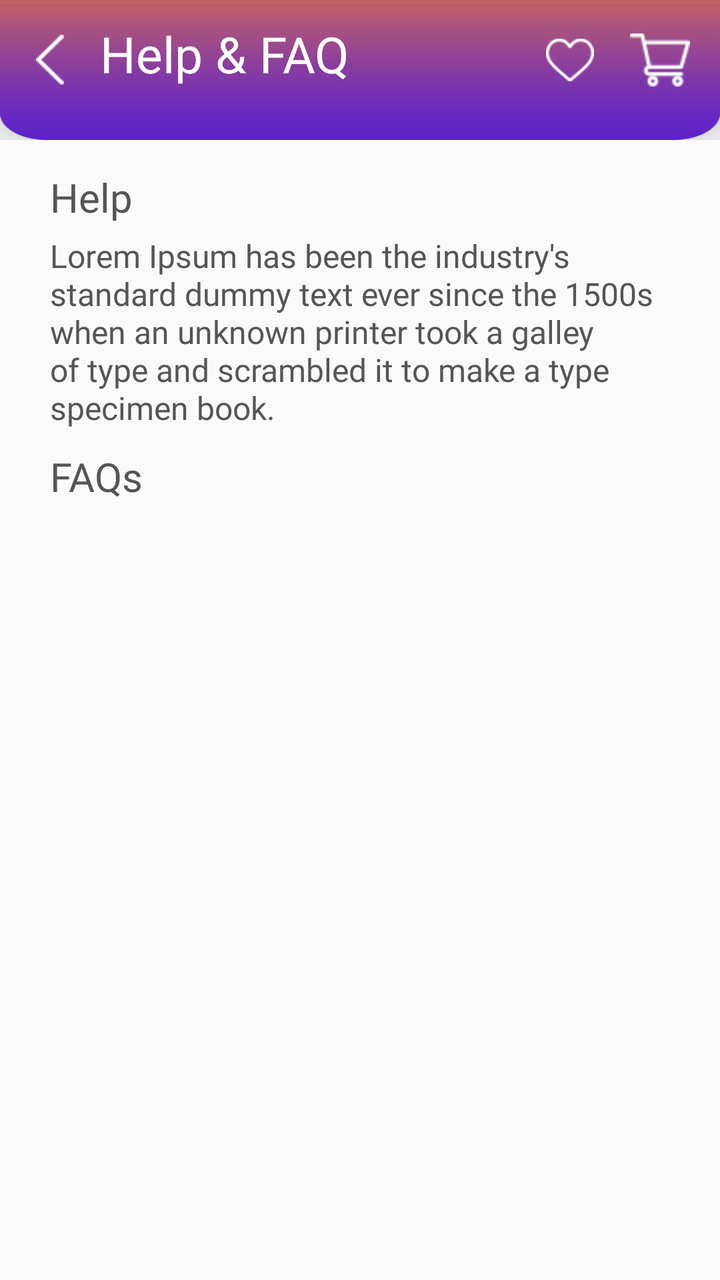
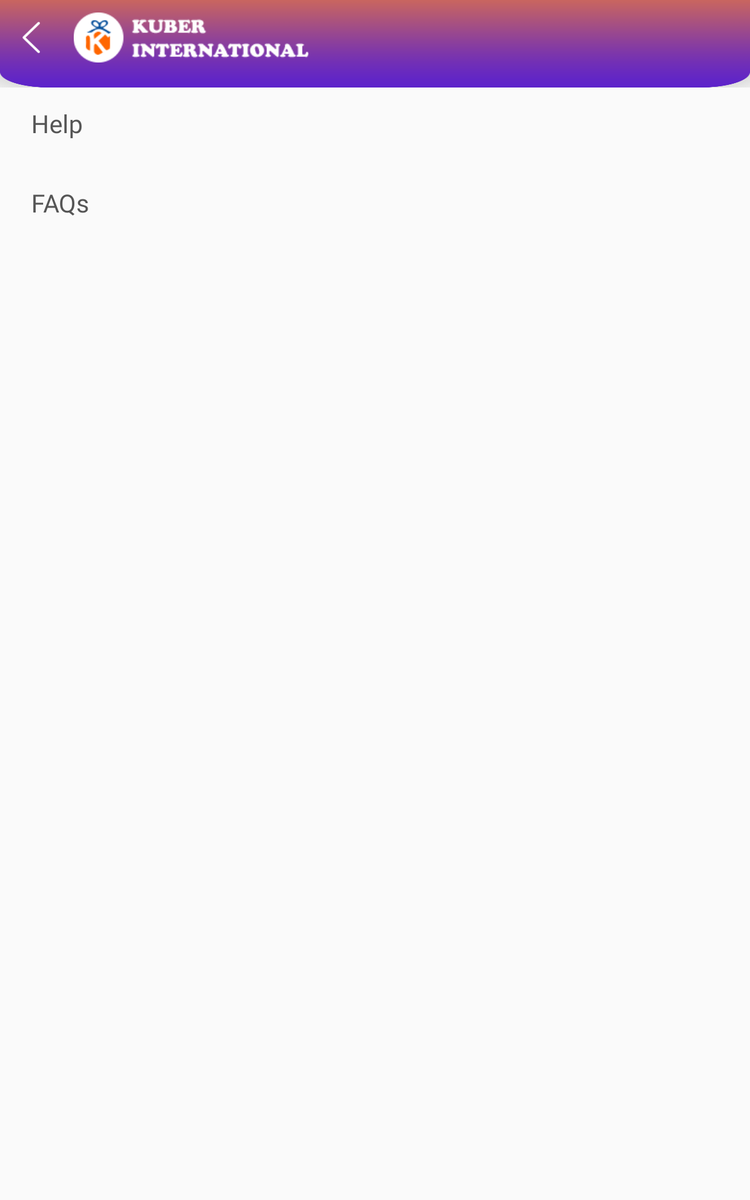

Compare how this app lays out the same screen by default and in its alternative resource folder. The renders come first, then the two layout files and the values they reference.
<!-- AndroidManifest.xml: activity theme loginStatusTheme -->
<!-- res/layout/activity_helpandfaq.xml -->
<?xml version="1.0" encoding="utf-8"?>
<RelativeLayout xmlns:android="http://schemas.android.com/apk/res/android"
    xmlns:app="http://schemas.android.com/apk/res-auto"
    xmlns:tools="http://schemas.android.com/tools"
    android:layout_width="match_parent"
    android:layout_height="match_parent"
    tools:context=".Activity.HelpandfaqActivity">

    <RelativeLayout
        android:id="@+id/rela_head"
        android:layout_width="match_parent"
        android:layout_height="70dp"
        android:background="@drawable/dashboardbg">


        <RelativeLayout
            android:id="@+id/ll_topbar"
            android:layout_width="match_parent"
            android:layout_height="40dp"
            android:layout_marginLeft="10dp"
            android:layout_marginTop="10dp"
            android:layout_marginRight="10dp"
            android:gravity="center_vertical"
            android:orientation="horizontal">

            <ImageView
                android:id="@+id/back"
                android:layout_width="30dp"
                android:layout_height="35dp"
                android:layout_alignParentLeft="true"
                android:layout_centerVertical="true"
                android:padding="5dp"
                android:src="@drawable/back" />

            <TextView
                android:id="@+id/header"
                android:layout_width="wrap_content"
                android:layout_height="wrap_content"
                android:layout_marginLeft="10dp"
                android:layout_toRightOf="@+id/back"
                android:fontFamily="@font/worksansmedium"
                android:text="@string/faq"
                android:textColor="@color/white"
                android:textSize="25dp" />

            <ImageView
                android:id="@+id/img_cart"
                android:layout_width="40dp"
                android:layout_height="40dp"
                android:layout_alignParentRight="true"
                android:padding="5dp"
                android:src="@drawable/carticonwhite" />

            <RelativeLayout
                android:id="@+id/cart_count"
                android:layout_width="20dp"
                android:layout_height="wrap_content"
                android:layout_alignParentRight="true"
                android:background="@drawable/cart_count_drawable"
                android:visibility="gone">

                <TextView
                    android:id="@+id/tv_count"
                    android:layout_width="wrap_content"
                    android:layout_height="wrap_content"
                    android:layout_centerHorizontal="true"
                    android:text="1"
                    android:textColor="@color/white" />

            </RelativeLayout>

            <ImageView
                android:id="@+id/img_share"
                android:layout_width="40dp"
                android:layout_height="40dp"
                android:layout_marginRight="5dp"
                android:layout_toLeftOf="@+id/img_cart"
                android:padding="8dp"
                android:src="@drawable/heartwhiteicon" />


        </RelativeLayout>

    </RelativeLayout>

    <androidx.core.widget.NestedScrollView
        android:layout_width="match_parent"
        android:layout_height="match_parent"
        android:layout_below="@+id/rela_head"
        android:layout_marginLeft="15dp"
        android:layout_marginTop="15dp"
        android:layout_marginRight="15dp">

        <LinearLayout
            android:layout_width="match_parent"
            android:layout_height="wrap_content"
            android:layout_marginBottom="50dp"
            android:orientation="vertical">

            <RelativeLayout
                android:layout_width="match_parent"
                android:layout_height="wrap_content">
                <TextView
                    android:id="@+id/help"
                    android:layout_width="wrap_content"
                    android:layout_height="wrap_content"
                    android:layout_marginLeft="10dp"
                    android:layout_toRightOf="@+id/location"
                    android:textSize="20dp"
                    android:textColor="@color/ash"
                    android:fontFamily="@font/worksansmedium"
                    android:text="Help"/>
                <TextView
                    android:id="@+id/help_det"
                    android:layout_below="@+id/help"
                    android:layout_width="wrap_content"
                    android:layout_height="wrap_content"
                    android:layout_marginLeft="10dp"
                    android:layout_toRightOf="@+id/location"
                    android:textSize="16dp"
                    android:layout_marginTop="5dp"
                    android:textColor="@color/ash"
                    android:fontFamily="@font/worksansregular"
                    android:text="Lorem Ipsum has been the industry's standard dummy text ever since the 1500s when an unknown printer took a galley of type and scrambled it to make a type specimen book."/>

                <TextView
                    android:layout_below="@+id/help_det"
                    android:id="@+id/faq"
                    android:layout_width="wrap_content"
                    android:layout_height="wrap_content"
                    android:layout_marginLeft="10dp"
                    android:layout_toRightOf="@+id/location"
                    android:textSize="20dp"
                    android:layout_marginTop="10dp"
                    android:layout_marginBottom="10dp"
                    android:textColor="@color/ash"
                    android:fontFamily="@font/worksansmedium"
                    android:text="FAQs"/>
                <androidx.recyclerview.widget.RecyclerView
                    android:layout_below="@+id/faq"
                    android:id="@+id/faqlist"
                    android:layout_width="match_parent"
                    android:layout_height="wrap_content"
                    android:overScrollMode="never" />

            </RelativeLayout>





        </LinearLayout>


    </androidx.core.widget.NestedScrollView>
</RelativeLayout>
<!-- resources referenced by this layout -->
<resources>
  <color name="ash">#555555</color>
  <color name="white">#fff</color>
  <!-- drawable back: png bitmap (drawable, 1277 bytes) -->
  <!-- drawable cart_count_drawable (drawable-large) -->
  <shape xmlns:android="http://schemas.android.com/apk/res/android"
      android:shape="oval">
  
      <solid android:color="@color/white"/>
  
      <size
          android:width="15dp"
          android:height="15dp"/>
  
  </shape>
  <!-- drawable carticonwhite: png bitmap (drawable, 1584 bytes) -->
  <!-- drawable dashboardbg: png bitmap (drawable, 4121 bytes) -->
  <!-- drawable heartwhiteicon: png bitmap (drawable, 1707 bytes) -->
  <string name="faq" formatted="false">Help &amp; FAQ</string>
  <style name="loginStatusTheme" parent="Theme.AppCompat.Light.NoActionBar">
          
          <item name="colorPrimary">@color/mediumgrey</item>
          <item name="colorPrimaryDark">@color/mediumgrey</item>
          <item name="colorAccent">@color/mediumgrey</item>
  
          
          <item name="android:statusBarColor" tools:targetApi="lollipop">@color/top</item>
          <item name="android:windowLightStatusBar" tools:targetApi="23">false</item>
      </style>
  <color name="mediumgrey">#A3A3A3</color>
  <color name="top">#d9704f</color>
</resources>
<!-- res/layout-large/activity_helpandfaq.xml (the repository's variant of the layout above) -->
<!-- drawn on a 7-inch tablet held upright -->
<?xml version="1.0" encoding="utf-8"?>
<RelativeLayout xmlns:android="http://schemas.android.com/apk/res/android"
    xmlns:app="http://schemas.android.com/apk/res-auto"
    xmlns:tools="http://schemas.android.com/tools"
    android:layout_width="match_parent"
    android:layout_height="match_parent"
    android:id="@+id/main"
    tools:context=".Activity.HelpandfaqActivity">

    <RelativeLayout
        android:id="@+id/rela_head"
        android:layout_width="match_parent"
        android:layout_height="70dp"
        android:background="@drawable/dashboardbg">


        <RelativeLayout
            android:id="@+id/ll_topbar"
            android:layout_width="match_parent"
            android:layout_height="40dp"
            android:layout_marginLeft="10dp"
            android:layout_marginTop="10dp"
            android:layout_marginRight="10dp"
            android:gravity="center_vertical"
            android:orientation="horizontal">

            <ImageView
                android:id="@+id/back"
                android:layout_width="30dp"
                android:layout_height="35dp"
                android:layout_alignParentLeft="true"
                android:layout_centerVertical="true"
                android:padding="5dp"
                android:src="@drawable/back" />

            <TextView
                android:visibility="gone"
                android:id="@+id/header"
                android:layout_width="wrap_content"
                android:layout_height="wrap_content"
                android:layout_marginLeft="10dp"
                android:layout_toRightOf="@+id/back"
                android:fontFamily="@font/worksansmedium"
                android:text="@string/faq"
                android:textColor="@color/white"
                android:textSize="25dp" />
            <ImageView
                android:layout_marginLeft="-10dp"
                android:layout_width="wrap_content"
                android:layout_height="40dp"
                android:layout_toRightOf="@+id/back"
                android:src="@drawable/logo" />

            <ImageView
                android:visibility="gone"
                android:id="@+id/img_cart"
                android:layout_width="40dp"
                android:layout_height="40dp"
                android:layout_alignParentRight="true"
                android:padding="5dp"
                android:src="@drawable/carticonwhite" />

            <RelativeLayout
                android:id="@+id/cart_count"
                android:layout_width="20dp"
                android:layout_height="wrap_content"
                android:layout_alignParentRight="true"
                android:background="@drawable/cart_count_drawable"
                android:visibility="gone">

                <TextView
                    android:id="@+id/tv_count"
                    android:layout_width="wrap_content"
                    android:layout_height="wrap_content"
                    android:layout_centerHorizontal="true"
                    android:text="1"
                    android:textColor="@color/white" />

            </RelativeLayout>

            <ImageView
                android:visibility="gone"
                android:id="@+id/img_share"
                android:layout_width="40dp"
                android:layout_height="40dp"
                android:layout_marginRight="5dp"
                android:layout_toLeftOf="@+id/img_cart"
                android:padding="8dp"
                android:src="@drawable/heartwhiteicon" />


        </RelativeLayout>

    </RelativeLayout>

    <androidx.core.widget.NestedScrollView
        android:layout_width="match_parent"
        android:layout_height="match_parent"
        android:layout_below="@+id/rela_head"
        android:layout_marginLeft="15dp"
        android:layout_marginTop="15dp"
        android:layout_marginRight="15dp">

        <LinearLayout
            android:layout_width="match_parent"
            android:layout_height="wrap_content"
            android:layout_marginBottom="50dp"
            android:orientation="vertical">

            <RelativeLayout
                android:layout_width="match_parent"
                android:layout_height="wrap_content">
                <TextView
                    android:id="@+id/help"
                    android:layout_width="wrap_content"
                    android:layout_height="wrap_content"
                    android:layout_marginLeft="10dp"
                    android:layout_toRightOf="@+id/location"
                    android:textSize="20dp"
                    android:textColor="@color/ash"
                    android:fontFamily="@font/worksansmedium"
                    android:text="Help"/>
                <TextView
                    android:id="@+id/help_det"
                    android:layout_below="@+id/help"
                    android:layout_width="wrap_content"
                    android:layout_height="wrap_content"
                    android:layout_marginLeft="10dp"
                    android:layout_toRightOf="@+id/location"
                    android:textSize="16dp"
                    android:layout_marginTop="5dp"
                    android:textColor="@color/ash"
                    android:fontFamily="@font/worksansregular"
                    />

                <TextView
                    android:layout_below="@+id/help_det"
                    android:id="@+id/faq"
                    android:layout_width="wrap_content"
                    android:layout_height="wrap_content"
                    android:layout_marginLeft="10dp"
                    android:layout_toRightOf="@+id/location"
                    android:textSize="20dp"
                    android:layout_marginTop="10dp"
                    android:layout_marginBottom="10dp"
                    android:textColor="@color/ash"
                    android:fontFamily="@font/worksansmedium"
                    android:text="FAQs"/>
                <androidx.recyclerview.widget.RecyclerView
                    android:layout_below="@+id/faq"
                    android:id="@+id/faqlist"
                    android:layout_width="match_parent"
                    android:layout_height="wrap_content"
                    android:overScrollMode="never" />

            </RelativeLayout>





        </LinearLayout>


    </androidx.core.widget.NestedScrollView>
</RelativeLayout>
<!-- resources referenced by the variant -->
<!-- as a 7-inch tablet held upright resolves them -->
<resources>
  <color name="ash">#555555</color>
  <color name="white">#fff</color>
  <!-- drawable back: png bitmap (drawable, 1277 bytes) -->
  <!-- drawable cart_count_drawable (drawable-large) -->
  <shape xmlns:android="http://schemas.android.com/apk/res/android"
      android:shape="oval">
  
      <solid android:color="@color/white"/>
  
      <size
          android:width="15dp"
          android:height="15dp"/>
  
  </shape>
  <!-- drawable carticonwhite: png bitmap (drawable, 1584 bytes) -->
  <!-- drawable dashboardbg: png bitmap (drawable, 4121 bytes) -->
  <!-- drawable heartwhiteicon: png bitmap (drawable, 1707 bytes) -->
  <!-- drawable logo: png bitmap (drawable, 5375 bytes) -->
  <string name="faq" formatted="false">Help &amp; FAQ</string>
  <style name="loginStatusTheme" parent="Theme.AppCompat.Light.NoActionBar">
          
          <item name="colorPrimary">@color/mediumgrey</item>
          <item name="colorPrimaryDark">@color/mediumgrey</item>
          <item name="colorAccent">@color/mediumgrey</item>
  
          
          <item name="android:statusBarColor" tools:targetApi="lollipop">@color/top</item>
          <item name="android:windowLightStatusBar" tools:targetApi="23">false</item>
      </style>
  <color name="mediumgrey">#A3A3A3</color>
  <color name="top">#d9704f</color>
</resources>
